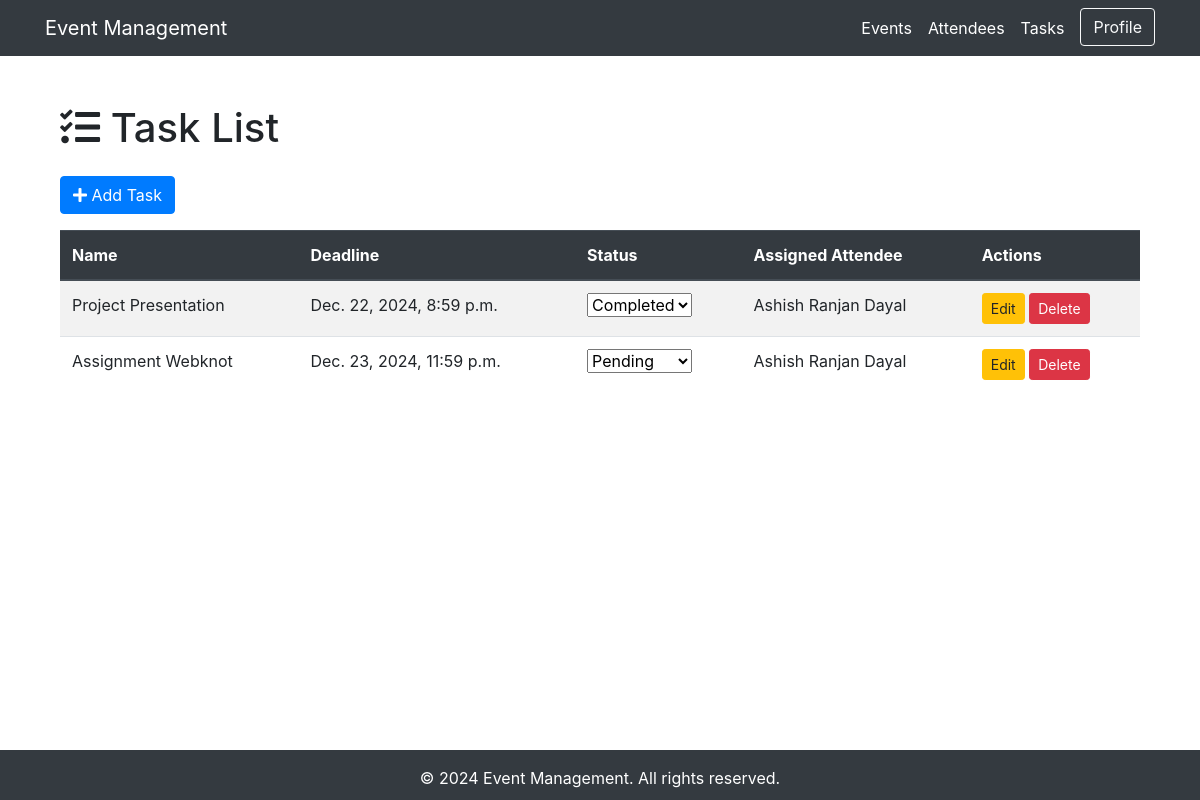
Page /tasks/ (signed in) on the committed database.
### tasks/models.py (models this page shows, shortened)
class Task(models.Model):
    STATUS_CHOICES = [
        ('Pending', 'Pending'),
        ('Completed', 'Completed'),
    ]
    name = models.CharField(max_length=255)
    deadline = models.DateTimeField()
    status = models.CharField(max_length=10, choices=STATUS_CHOICES, default='Pending')
    assigned_attendee = models.ManyToManyField(Attendee, related_name='assigned_tasks', blank=True)

### attendee/models.py (models this page shows, shortened)
class Attendee(models.Model):
    name = models.CharField(max_length=255)
    email = models.EmailField(unique=True)
    events = models.ManyToManyField('events.Event', related_name='attendee_events', blank=True)
    tasks = models.ManyToManyField('tasks.Task', related_name='assigned_tasks', blank=True)

### tasks/views.py (the view)
# urls.py: path('', TaskListView.as_view(), name='task-list'),
class TaskListView(LoginRequiredMixin, ListView):
    model = Task
    template_name = 'tasks/task_list.html'
    context_object_name = 'tasks'
    login_url = '/accounts/google/login/'

### tasks/templates/tasks/task_list.html (shortened to what this page needs)
{% extends "events/base.html" %}
{% block content %}
<div class="container mt-5">
    <h1 class="mb-4"><i class="fas fa-tasks"></i> Task List</h1>
    <a href="{% url 'task-create' %}" class="btn btn-primary mb-3"> <i class="fas fa-plus"></i> Add Task</a>
    <div class="row">
        <div class="col-md-12">
            <table class="table table-striped">
                <thead class="thead-dark">
                    <tr>
                        <th>Name</th>
                        <th>Deadline</th>
                        <th>Status</th>
                        <th>Assigned Attendee</th>
                        <th>Actions</th>
                    </tr>
                </thead>
                <tbody>
                    {% for task in tasks %}
                        {% if task.assigned_attendee.exists %}
                            {% for attendee in task.assigned_attendee.all %}
                                <tr>
                                        <td rowspan="{{ task.assigned_attendees.count }}">{{ task.name }}</td>
                                        <td rowspan="{{ task.assigned_attendees.count }}">{{ task.deadline }}</td>
                                        <td rowspan="{{ task.assigned_attendees.count }}">
                                            <form method="post" action="{% url 'task-update' task.pk %}">
                                                <select name="status" class="form-select" onchange="this.form.submit()">
                                                    <option value="Pending" {% if task.status == 'Pending' %}selected{% endif %}>Pending</option>
                                                    <option value="Completed" {% if task.status == 'Completed' %}selected{% endif %}>Completed</option>
                                                </select>
                                            </form>
                                        </td>
                                    <td>{{ attendee.name }}</td>
                                        <td rowspan="{{ task.assigned_attendees.count }}">
                                            <a href="{% url 'task-update' task.pk %}" class="btn btn-warning btn-sm">Edit</a>
                                            <a href="{% url 'task-delete' task.pk %}" class="btn btn-danger btn-sm">Delete</a>
                                        </td>
                                </tr>
                            {% endfor %}
                        {% endif %}
                    {% endfor %}
                </tbody>
            </table>
        </div>
    </div>
</div>
{% endblock %}

### events/templates/events/base.html (style rules this page uses)
body { padding-top: 56px; }

### rows in the picture
Task: name "Project Presentation", deadline "Dec. 22, 2024, 8:59 p.m."
Attendee: name "Ashish Ranjan Dayal"
Task: name "Assignment Webknot", deadline "Dec. 23, 2024, 11:59 p.m."
